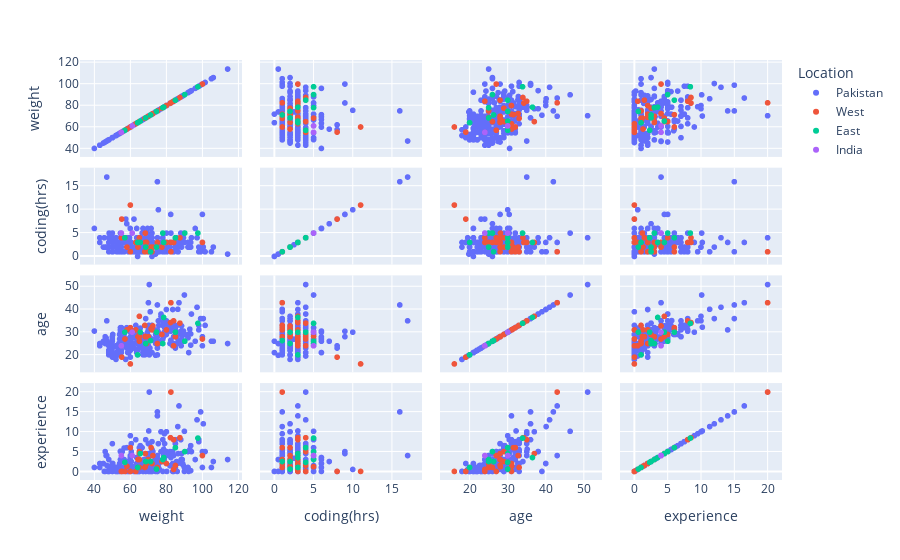

Source (notebook cell):
### Markdown cell above
### Plotly Express

### Code cell
import plotly.express as px
import seaborn as sns
import matplotlib.pyplot as plt
import numpy as np
import pandas as pd
df = pd.read_csv("Chilla_data2_for_plots.csv")
fig = px.scatter_matrix(df, dimensions=["weight", "coding(hrs)", "age", "experience"], color="Location")
fig.show()

### Figure 1 — Plotly figure (JSON) as saved in the notebook; plotly's stock layout.template omitted (floating-point values rounded to 4 significant figures; data arrays with more than 128 entries replaced by an {"elided": "..."} marker saying what was removed)
{"data": [{"dimensions": [{"axis": {"matches": true}, "label": "weight", "values": {"elided": "247 float values"}}, {"axis": {"matches": true}, "label": "coding(hrs)", "values": {"elided": "247 float values"}}, {"axis": {"matches": true}, "label": "age", "values": {"elided": "247 float values"}}, {"axis": {"matches": true}, "label": "experience", "values": {"elided": "247 float values"}}], "hovertemplate": "Location=Pakistan<br>%{xaxis.title.text}=%{x}<br>%{yaxis.title.text}=%{y}<extra></extra>", "legendgroup": "Pakistan", "marker": {"color": "#636efa", "symbol": "circle"}, "name": "Pakistan", "showlegend": true, "type": "splom"}, {"dimensions": [{"axis": {"matches": true}, "label": "weight", "values": [100, 84, 64.21, 69, 80, 68.3, 72.5, 87.5, 60, 68.3, 77.5, 82.5, 55.2, 82.27, 57, 71.5, 70, 68, 72, 58.1, 84, 65, 60, 65, 55, 65, 65, 75, 63, 85]}, {"axis": {"matches": true}, "label": "coding(hrs)", "values": [3, 3, 2, 3, 3, 3, 2, 4, 1, 5, 2, 1, 8, 3, 4, 2, 1, 1, 1, 2, 3, 3, 11, 3, 4, 3, 4, 3, 3, 4]}, {"axis": {"matches": true}, "label": "age", "values": [27, 24, 28, 25, 31, 28, 32.75, 34, 32, 28.11, 29, 43, 19, 34.25, 27, 31.5, 28, 33, 31, 31.04, 35, 26, 16, 28, 24, 37, 29, 25, 31, 28]}, {"axis": {"matches": true}, "label": "experience", "values": [4, 0.5, 3, 2, 2, 4.5, 4, 8.5, 6, 1.2, 2.5, 20, 0, 8.5, 0, 6, 3, 1, 2, 1.3, 8, 1, 0, 3, 0, 4.5, 5, 1, 0, 1.5]}], "hovertemplate": "Location=West<br>%{xaxis.title.text}=%{x}<br>%{yaxis.title.text}=%{y}<extra></extra>", "legendgroup": "West", "marker": {"color": "#EF553B", "symbol": "circle"}, "name": "West", "showlegend": true, "type": "splom"}, {"dimensions": [{"axis": {"matches": true}, "label": "weight", "values": [78, 68.5, 74.5, 65.5, 97.5, 85, 71.2, 56.9, 90.2, 78.5, 64]}, {"axis": {"matches": true}, "label": "coding(hrs)", "values": [5, 2, 2, 3, 5, 4, 1, 4, 5, 3, 3]}, {"axis": {"matches": true}, "label": "age", "values": [25, 25, 30, 30, 33.9, 30, 26.3, 30, 26, 36.5, 20]}, {"axis": {"matches": true}, "label": "experience", "values": [3, 2.5, 0.6, 4.5, 8.4, 6, 2.5, 2.3, 5, 3.5, 1]}], "hovertemplate": "Location=East<br>%{xaxis.title.text}=%{x}<br>%{yaxis.title.text}=%{y}<extra></extra>", "legendgroup": "East", "marker": {"color": "#00cc96", "symbol": "circle"}, "name": "East", "showlegend": true, "type": "splom"}, {"dimensions": [{"axis": {"matches": true}, "label": "weight", "values": [55, 61]}, {"axis": {"matches": true}, "label": "coding(hrs)", "values": [5, 5]}, {"axis": {"matches": true}, "label": "age", "values": [24, 30]}, {"axis": {"matches": true}, "label": "experience", "values": [4, 4]}], "hovertemplate": "Location=India<br>%{xaxis.title.text}=%{x}<br>%{yaxis.title.text}=%{y}<extra></extra>", "legendgroup": "India", "marker": {"color": "#ab63fa", "symbol": "circle"}, "name": "India", "showlegend": true, "type": "splom"}], "layout": {"dragmode": "select", "legend": {"title": {"text": "Location"}, "tracegroupgap": 0}, "margin": {"t": 60}}}
